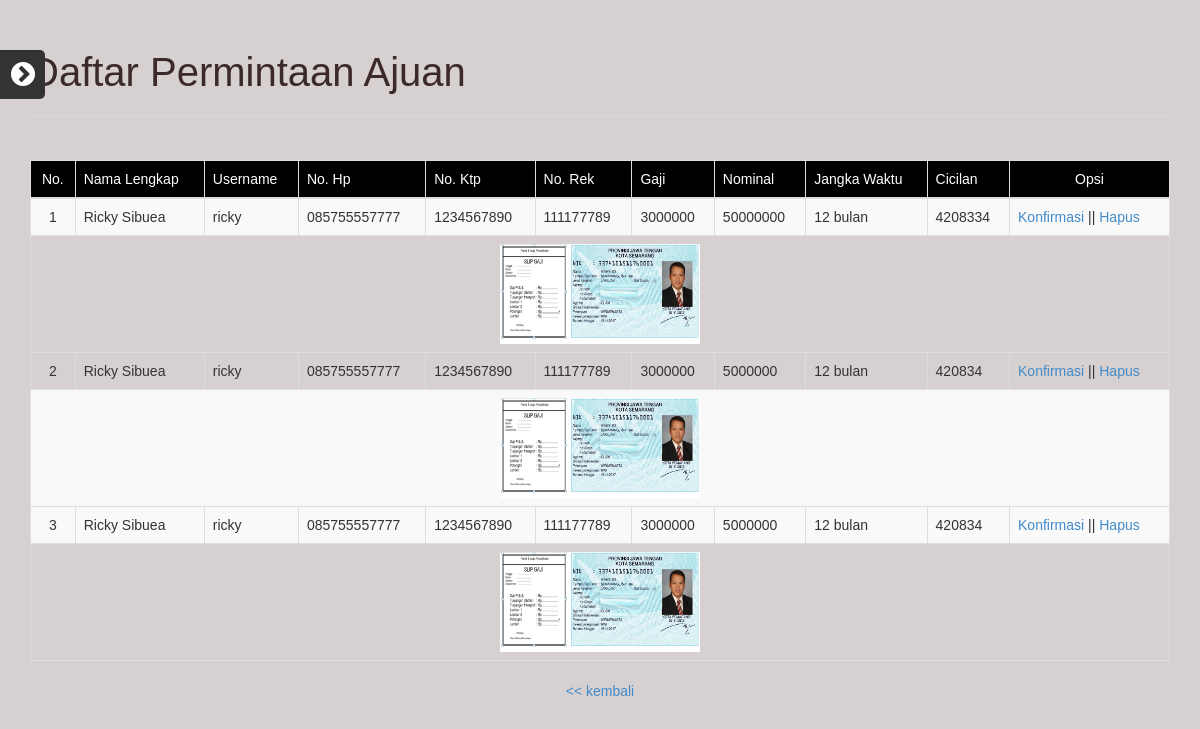
Page /daftar_aju.php on the committed database.
### tables this page shows
CREATE TABLE IF NOT EXISTS `ajukan` (
  `user_id` int(10) NOT NULL AUTO_INCREMENT,
  `tanggal` varchar(30) NOT NULL,
  `username` varchar(20) NOT NULL,
  `nama` varchar(100) NOT NULL,
  `no_hp` varchar(12) NOT NULL,
  `no_ktp` varchar(20) NOT NULL,
  `no_rek` varchar(20) NOT NULL,
  `gaji` varchar(10) NOT NULL,
  `nominal` varchar(10) NOT NULL,
  `jangka` varchar(10) NOT NULL,
  `cicilan` varchar(10) NOT NULL,
  `nama_file` varchar(50) NOT NULL,
  PRIMARY KEY (`user_id`)
);

### daftar_aju.php (the view, shortened to what this page needs)
<!doctype html>
<html lang="en">
<head>
	<link rel="stylesheet" type="text/css" href="css/reset.css">
	<link rel="stylesheet" type="text/css" href="css/bootstrap.css">
	<link rel="stylesheet" href="fontawsome/font-awesome.css">
	<link rel="stylesheet" type="text/css" href="css/a.css">
</head>
<body>
		<?php
		include "nav.php";
		?>
		<div class="container">
				<div class="row">
						<div class="col-md-12  page_header">
								<h3><font color="#3C2A2A">Daftar Permintaan Ajuan</font></h3>
								<hr>
						</div>
				</div>
				<div class="row">
					<div class="col-md-12">
						<font face="verdana,arial" size=-1>
						<center>
														<table class="table table-responsive table-key-value table-striped pull-center table-bordered">
															<thead bgcolor="black"><font color="white">
																<tr>
																	<td><font color="white"><center>No.</td>
																	<td><font color="white"><font color="white">Nama Lengkap</td>
																	<td><font color="white">Username</td>
																	<td><font color="white">No. Hp</td>
																	<td><font color="white">No. Ktp</td>
																	<td><font color="white">No. Rek</td>
																	<td><font color="white">Gaji</td>
																	<td><font color="white">Nominal</td>
																	<td><font color="white">Jangka Waktu</td>
																	<td><font color="white">Cicilan</td>
																	<td><font color="white"><center>Opsi</center></td>
																</tr></font>
															</thead>
															<tbody>
																<?php
																$query = mysql_query("select * from ajukan");
																$no = 1;
																while ($data = mysql_fetch_array($query)) {
																?>
																	<tr>
																		<td><center><?php echo $no; ?></td>
																		<td><?php echo $data['nama']; ?></td>
																		<td><?php echo $data['username']; ?></td>
																		<td><?php echo $data['no_hp']; ?></td>
																		<td><?php echo $data['no_ktp']; ?></td>
																		<td><?php echo $data['no_rek']; ?></td>
																		<td><?php echo $data['gaji']; ?></td>
																		<td><?php echo $data['nominal']; ?></td>
																		<td><?php echo $data['jangka']; ?> bulan</td>
																		<td><?php echo $data['cicilan']; ?></td>
																		<td><a href="konfirmasi.php?id=<?php echo $data['user_id']; ?>">Konfirmasi</a> || <a href="delete_aju.php?id=<?php echo $data['user_id']; ?>">Hapus</a></td>
																	</tr>
																		<td colspan="11"><center><?php echo "<img src='".$data['nama_file']."'width='200px' height='100px'>" ; ?></center></td>
																<?php
																	$no++;
																}
																?>
															</tbody>
														</table>
														<a href="adminpage.php"><< kembali</a>
					</div>
				</div>
		</div>
</body>
</html>

### nav.php (shortened to what this page needs)
<div class="navigasi">
		<div class="tomboltogle"><i class="icon-2x icon-chevron-sign-right"></i></div> -->
</div>

### css/a.css (style rules this page uses)
body { background: url(../img/) no-repeat fixed; background-size:100% 100%; background-color:#D7D0D0; }
.page_header { height: 160px; padding-top: 30px; }
.page_header h3 { color: #fff; font:normal 40px Arial; }
.page_header hr { border:0; border-bottom: 1px dotted #fff; opacity: .3; }
.navigasi { background: #333; width: 300px; height: 100%; z-index:100; position: fixed; left: -300px; padding-top: 50px; top: 0; }
.tomboltogle { position: absolute; right: -45px;top: 50px; color: #fff; padding: 10px; padding-left: 15px; border-top-right-radius: 5px; border-bottom-right-radius: 5px; background: #333; }
.tomboltogle i { cursor: pointer; }

### rows in the picture
ajukan: nama "Ricky Sibuea", username "ricky", no_hp "085755557777", no_ktp "1234567890", no_rek "111177789", gaji "3000000", nominal "50000000", jangka "12", cicilan "4208334", nama_file (picture)
ajukan: nama "Ricky Sibuea", username "ricky", no_hp "085755557777", no_ktp "1234567890", no_rek "111177789", gaji "3000000", nominal "5000000", jangka "12", cicilan "420834", nama_file (picture)
ajukan: nama "Ricky Sibuea", username "ricky", no_hp "085755557777", no_ktp "1234567890", no_rek "111177789", gaji "3000000", nominal "5000000", jangka "12", cicilan "420834", nama_file (picture)
